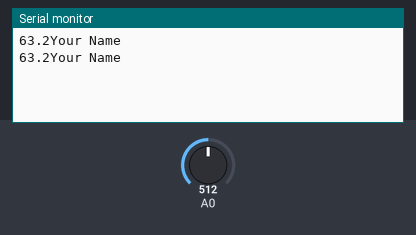
A sketch run on a simulated Arduino Uno, built with avr-gcc and run on an emulated ATmega328P. Shown: the last lines printed to the serial monitor. The inputs (shaded band) are chosen by the test bench; at power-on: A0 = 512.

Above: at 10.8 s.
10.9 s: A0 set to 716
At 20.7 s:
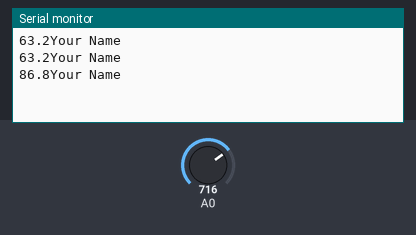
20.9 s: A0 set to 900
At 31.1 s:
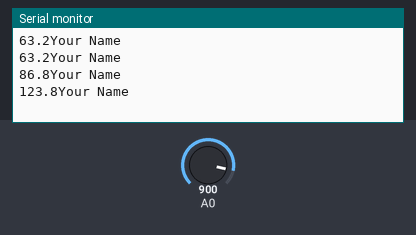
Timing chart, 0 to 32.6 s (numbered marks = the images above; inputs shaded):
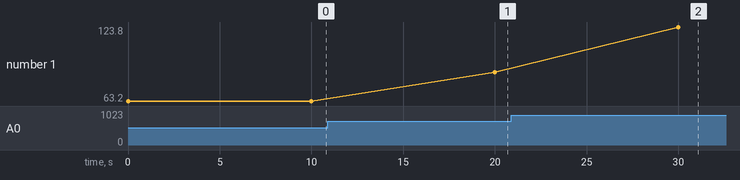

Measured:
- after the input at 10.9 s, the serial monitor: prints a new line after 9.1 s (image 1)
- after the input at 20.9 s, the serial monitor: prints a new line after 9.1 s (image 2)
- plotted number 1: 63.2 → 86.8 after the input at 10.9 s, 86.8 → 123.8 after the input at 20.9 s

The sketch:

YSFH_Arduino_TemperatureV2_01.ino
```cpp
//########################################
//  Temperature Program for Arduino
//  Keio University Westlab 2012.11

//  Sends temperature data every 10 seconds.
//########################################

#define SERIESRESISTOR 10000

double temperature;
char s[100];
//***** Your Name Here *****
String name = "Your Name";

void setup(){
  Serial.begin(9600);
}

void loop(){
  //***** Get Temperature *****
  temperature = getTemperature(0);

  //***** double to string *****
  dtostrf(temperature, 2, 1, s);

  //***** Send Temperature *****
  Serial.print(s);

  //***** Send Name *****
  Serial.println(name);

  //***** Wait 10 Seconds*****
  delay(10000);
}

//***** Measure Temperature *****
double getTemperature(int pin) {
  int v = 1023 - analogRead(pin);
  double res = (1023.0/v)-1;
  res = SERIESRESISTOR / res;
  double temp = (1/(0.00096564 +(0.00021068 * log(res) ) +(0.000000085826*( pow( log(res) ,3)))))-273.15;
  return temp;
}
```
